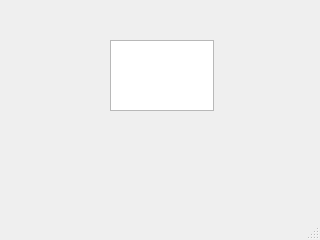
<?xml version="1.0" encoding="UTF-8"?>
<ui version="4.0">
 <class>MainWindow</class>
 <widget class="QMainWindow" name="MainWindow">
  <property name="geometry">
   <rect>
    <x>0</x>
    <y>0</y>
    <width>320</width>
    <height>240</height>
   </rect>
  </property>
  <property name="windowTitle">
   <string>MainWindow</string>
  </property>
  <widget class="QWidget" name="centralwidget">
   <widget class="QTextEdit" name="textEdit">
    <property name="geometry">
     <rect>
      <x>110</x>
      <y>40</y>
      <width>104</width>
      <height>71</height>
     </rect>
    </property>
   </widget>
  </widget>
  <widget class="QMenuBar" name="menubar">
   <property name="geometry">
    <rect>
     <x>0</x>
     <y>0</y>
     <width>320</width>
     <height>37</height>
    </rect>
   </property>
  </widget>
  <widget class="QStatusBar" name="statusbar"/>
 </widget>
 <resources/>
 <connections/>
</ui>
